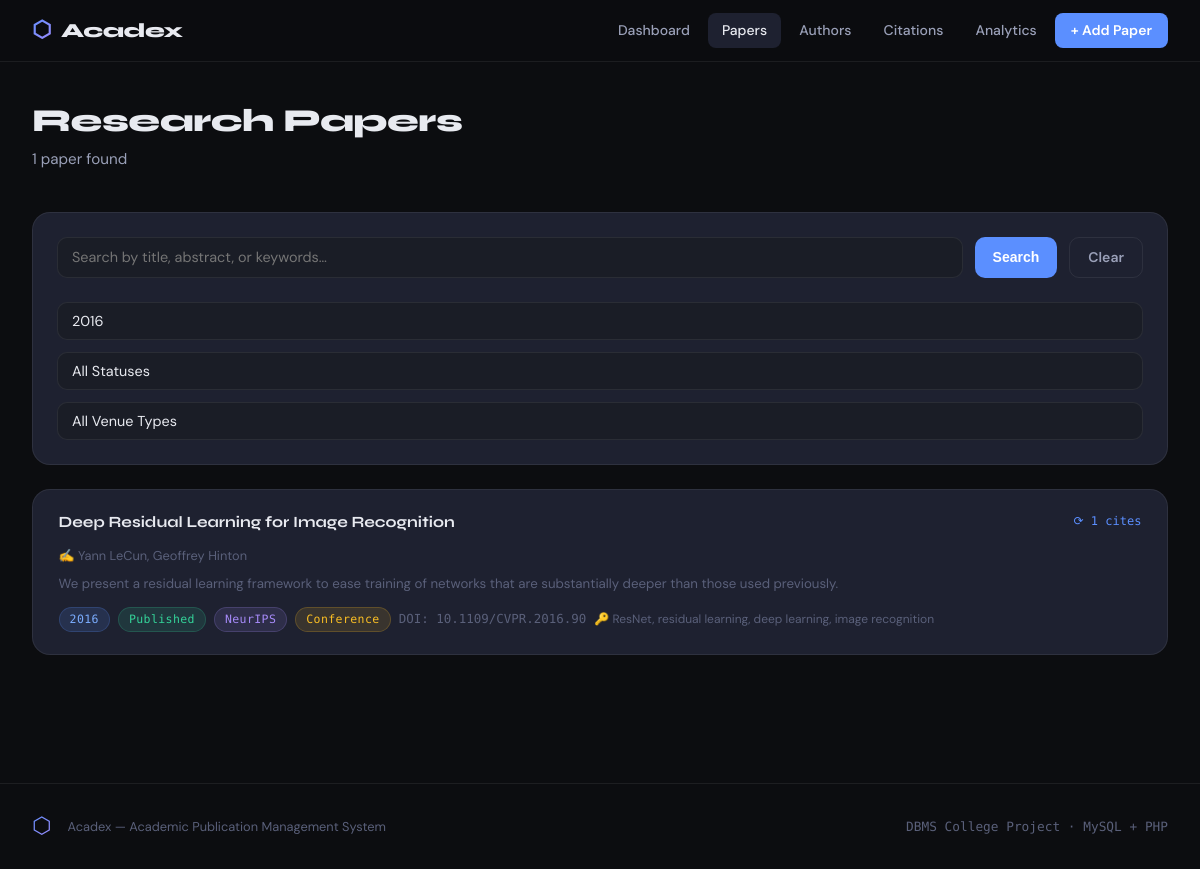
/papers.php?year=2016, run on the app's committed database.
### tables this page shows
CREATE TABLE papers (
    paper_id         INT AUTO_INCREMENT PRIMARY KEY,
    title            VARCHAR(500) NOT NULL,
    abstract         TEXT,
    keywords         VARCHAR(500),
    doi              VARCHAR(150) UNIQUE,
    publication_year YEAR NOT NULL,
    venue_id         INT,
    pages            VARCHAR(50),
    pdf_url          VARCHAR(255),
    status           ENUM('Published', 'Under Review', 'Preprint', 'Retracted') DEFAULT 'Published',
    created_at       TIMESTAMP DEFAULT CURRENT_TIMESTAMP,
    FOREIGN KEY (venue_id) REFERENCES venues(venue_id) ON DELETE SET NULL,
    FULLTEXT(title, abstract, keywords)
);

CREATE TABLE venues (
    venue_id         INT AUTO_INCREMENT PRIMARY KEY,
    name             VARCHAR(255) NOT NULL,
    type             ENUM('Journal', 'Conference', 'Workshop', 'Symposium') NOT NULL,
    publisher        VARCHAR(255),
    impact_factor    DECIMAL(5,3),
    issn             VARCHAR(20),
    created_at       TIMESTAMP DEFAULT CURRENT_TIMESTAMP
);

### includes/db.php (called while the page is built, shortened)
<?php
function get_db(): mysqli {
    static $conn = null;
    if ($conn === null) {
        $conn = new mysqli(DB_HOST, DB_USER, DB_PASS, DB_NAME);
        $conn->set_charset('utf8mb4');
    }
    return $conn;
}
function db_query(string $sql, array $params = [], string $types = ''): array {
    $db   = get_db();
    $stmt = $db->prepare($sql);
    if ($params) $stmt->bind_param($types, ...$params);
    $stmt->execute();
    $result = $stmt->get_result();
    return $result ? $result->fetch_all(MYSQLI_ASSOC) : [];
}
?>

### papers.php (the view, shortened to what this page needs)
<?php
require 'includes/db.php';
$search  = trim($_GET['q']    ?? '');
$year    = trim($_GET['year'] ?? '');
$status  = trim($_GET['status'] ?? '');
$venue_t = trim($_GET['venue_type'] ?? '');
$where  = ['1=1'];
$params = [];
$types  = '';
if ($year !== '') {
    $where[] = 'p.publication_year = ?';
    $params[] = (int)$year;
    $types   .= 'i';
}
$sql = "
    SELECT
        p.paper_id, p.title, p.abstract, p.keywords,
        p.doi, p.publication_year, p.status,
        v.name AS venue_name, v.type AS venue_type,
        COUNT(DISTINCT c.citation_id) AS citation_count,
        GROUP_CONCAT(
            CONCAT(a.first_name,' ',a.last_name)
            ORDER BY pa.author_order SEPARATOR ', '
        ) AS authors
    FROM papers p
    LEFT JOIN venues       v  ON p.venue_id = v.venue_id
    LEFT JOIN citations    c  ON c.cited_paper_id = p.paper_id
    LEFT JOIN paper_authors pa ON p.paper_id = pa.paper_id
    LEFT JOIN authors      a  ON pa.author_id = a.author_id
    WHERE " . implode(' AND ', $where) . "
    GROUP BY p.paper_id
    ORDER BY p.publication_year DESC
";
$papers = db_query($sql, $params, $types);
$years   = db_query("SELECT DISTINCT publication_year FROM papers ORDER BY publication_year DESC");
include 'includes/header.php';
?>
<div class="page-header">
  <h1>Research Papers</h1>
  <p><?= count($papers) ?> paper<?= count($papers) !== 1 ? 's' : '' ?> found<?= $search ? " for <em>\"".htmlspecialchars($search)."\"</em>" : '' ?></p>
</div>
<div class="card" style="margin-bottom:1.5rem;">
  <form method="GET" action="papers.php">
    <div class="search-bar">
      <input type="text" id="search-input" name="q"
             value="<?= htmlspecialchars($search) ?>"
             placeholder="Search by title, abstract, or keywords…">
      <button type="submit" class="btn btn-primary">Search</button>
      <?php if ($search || $year || $status || $venue_t): ?>
      <a href="papers.php" class="btn btn-outline">Clear</a>
      <?php endif; ?>
    </div>
    <div style="display:flex;gap:0.75rem;flex-wrap:wrap;">
      <select name="year" onchange="this.form.submit()">
        <?php foreach ($years as $y): ?>
        <option value="<?= $y['publication_year'] ?>" <?= $year == $y['publication_year'] ? 'selected' : '' ?>>
          <?= $y['publication_year'] ?>
        </option>
        <?php endforeach; ?>
      </select>
      <select name="status" onchange="this.form.submit()">
        <option value="">All Statuses</option>
      </select>
      <select name="venue_type" onchange="this.form.submit()">
        <option value="">All Venue Types</option>
      </select>
    </div>
  </form>
</div>
<?php if ($papers): ?>
<div class="paper-list" style="display:flex;flex-direction:column;gap:1rem;">
  <?php foreach ($papers as $p):
    $cls = match($p['status']) {
      'Published'    => 'badge-green',
      'Under Review' => 'badge-yellow',
      'Preprint'     => 'badge-purple',
      default        => 'badge-red'
    };
  ?>
  <div class="paper-card">
    <div style="display:flex;align-items:flex-start;justify-content:space-between;gap:1rem;">
      <h3><?= htmlspecialchars($p['title']) ?></h3>
      <span class="cite-count" style="white-space:nowrap;">⟳ <?= $p['citation_count'] ?> cites</span>
    </div>
    <?php if ($p['authors']): ?>
    <div style="font-size:0.8rem;color:var(--text3);margin-top:0.3rem;">
      ✍ <?= htmlspecialchars($p['authors']) ?>
    </div>
    <?php endif; ?>
    <?php if ($p['abstract']): ?>
    <div class="paper-abstract"><?= htmlspecialchars($p['abstract']) ?></div>
    <?php endif; ?>
    <div class="paper-meta">
      <span class="badge badge-blue"><?= $p['publication_year'] ?></span>
      <span class="badge <?= $cls ?>"><?= $p['status'] ?></span>
      <?php if ($p['venue_name']): ?>
      <span class="badge badge-purple"><?= htmlspecialchars($p['venue_name']) ?></span>
      <?php endif; ?>
      <?php if ($p['venue_type']): ?>
      <span class="badge badge-yellow"><?= $p['venue_type'] ?></span>
      <?php endif; ?>
      <?php if ($p['doi']): ?>
      <span class="mono">DOI: <?= htmlspecialchars($p['doi']) ?></span>
      <?php endif; ?>
      <?php if ($p['keywords']): ?>
      <span style="font-size:0.75rem;color:var(--text3);">🔑 <?= htmlspecialchars($p['keywords']) ?></span>
      <?php endif; ?>
    </div>
  </div>
  <?php endforeach; ?>
</div>
<?php endif; ?>
<?php include 'includes/footer.php'; ?>

### assets/css/style.css (style rules this page uses)
*, *::before, *::after { box-sizing: border-box; margin: 0; padding: 0; }
:root { --bg: #0c0d10; --bg2: #12141a; --bg3: #1a1d26; --surface: #1e2130; --surface2: #252a3a; --border: rgba(255,255,255,0.07); --border-lit: rgba(110,180,255,0.25); --accent: #5b8fff; --accent2: #a78bfa; --accent3: #34d399; --danger: #f87171; --warn: #fbbf24; --text: #e8eaf0; --text2: #9aa0b8; --text3: #5a607a; --radius: 10px; --radius-lg: 18px; --shadow: 0 4px 24px rgba(0,0,0,0.5); --shadow-glow: 0 0 40px rgba(91,143,255,0.12); --font-head: 'Syne', sans-serif; --font-mono: 'DM Mono', monospace; --font-body: 'DM Sans', sans-serif; }
html { scroll-behavior: smooth; }
body { background: var(--bg); color: var(--text); font-family: var(--font-body); font-size: 15px; line-height: 1.65; min-height: 100vh; overflow-x: hidden; }
.page-header { margin-bottom: 2.5rem; animation: fadeUp 0.5s ease both; }
.page-header h1 { font-family: var(--font-head); font-size: 2rem; font-weight: 800; letter-spacing: -0.5px; line-height: 1.2; color: var(--text); }
.page-header p { color: var(--text2); margin-top: 0.4rem; font-size: 0.95rem; }
.card { background: var(--surface); border: 1px solid var(--border); border-radius: var(--radius-lg); padding: 1.5rem; animation: fadeUp 0.5s ease both; }
.badge { display: inline-block; padding: 2px 10px; border-radius: 20px; font-size: 0.72rem; font-family: var(--font-mono); font-weight: 500; letter-spacing: 0.4px; }
.badge-blue { background: rgba(91,143,255,0.15); color: #7badff; border: 1px solid rgba(91,143,255,0.2); }
.badge-green { background: rgba(52,211,153,0.12); color: #34d399; border: 1px solid rgba(52,211,153,0.2); }
.badge-purple { background: rgba(167,139,250,0.12); color: #a78bfa; border: 1px solid rgba(167,139,250,0.2); }
.badge-yellow { background: rgba(251,191,36,0.12); color: #fbbf24; border: 1px solid rgba(251,191,36,0.2); }
.btn { display: inline-flex; align-items: center; gap: 6px; padding: 8px 18px; border-radius: var(--radius); font-size: 0.875rem; font-weight: 600; cursor: pointer; border: none; text-decoration: none; transition: all 0.2s; }
.btn-primary { background: var(--accent); color: #fff; }
.btn-outline { background: transparent; border: 1px solid var(--border); color: var(--text2); }
input[type="text"], input[type="email"], input[type="number"], input[type="url"], select, textarea { background: var(--bg3); border: 1px solid var(--border); border-radius: var(--radius); color: var(--text); padding: 10px 14px; font-family: var(--font-body); font-size: 0.9rem; width: 100%; transition: border-color 0.2s, box-shadow 0.2s; outline: none; -webkit-appearance: none; }
select { cursor: pointer; }
.search-bar { display: flex; gap: 0.75rem; margin-bottom: 1.5rem; }
.search-bar input { flex: 1; }
.paper-card { background: var(--surface); border: 1px solid var(--border); border-radius: var(--radius-lg); padding: 1.4rem 1.6rem; transition: transform 0.2s, border-color 0.2s, box-shadow 0.2s; animation: fadeUp 0.45s ease both; }
.paper-card h3 { font-family: var(--font-head); font-size: 0.975rem; font-weight: 700; color: var(--text); margin-bottom: 0.4rem; line-height: 1.4; }
.paper-card .paper-meta { display: flex; flex-wrap: wrap; gap: 0.5rem; align-items: center; margin-top: 0.75rem; }
.paper-card .paper-abstract { font-size: 0.83rem; color: var(--text3); line-height: 1.55; margin-top: 0.5rem; display: -webkit-box; -webkit-line-clamp: 2; -webkit-box-orient: vertical; overflow: hidden; }
.cite-count { font-family: var(--font-mono); font-size: 0.75rem; color: var(--accent); margin-left: auto; }
.mono { font-family: var(--font-mono); font-size: 0.78rem; color: var(--text3); }
.paper-list .paper-card:nth-child(n) { animation-delay: calc(n * 0.06s); }

### data on the page
papers: title "Deep Residual Learning for Image Recognition", citation_count "1", authors "Yann LeCun, Geoffrey Hinton", abstract "We present a residual learning framework to ease training of networks that are substantially deeper than those used previously.", publication_year "2016", status "Published", venue.name "NeurIPS", venue.type "Conference", doi "10.1109/CVPR.2016.90", keywords "ResNet, residual learning, deep learning, image recognition"

### other printed values
count($papers) "1"
form field year "2016"
